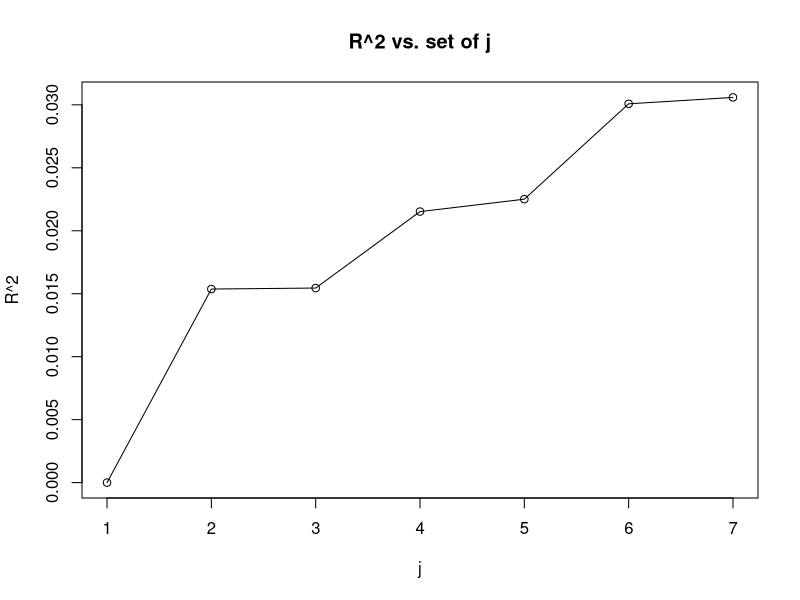

Generate this figure with R:
getwd()
dt <- read.csv("./HW3/Equity_Premium.csv")
time <- dt$Time
y <- dt$y
x_dfy <- dt$x_dfy
x_infl <- dt$x_infl
x_svar <- dt$x_svar
x_tms <- dt$x_tms
x_tbl <- dt$x_tbl
x_dfr <- dt$x_dfr
x_dp <- dt$x_dp
x_ltr <- dt$x_ltr
x_ep <- dt$x_ep
x_bmr <- dt$x_bmr
x_ntis <- dt$x_ntis

x <- cbind(1, x_dfy, x_infl, x_svar, x_tms, x_tbl, x_dfr)
#Y = X'beta + epsilon
#please compute LS estimater of beta by using the formula beta_hat = (X'X)^-1X'y

# Calculate X'X
X_transpose_X <- t(x) %*% x

beta_hat <- solve(X_transpose_X) %*% t(x) %*% y
print("beta_hat")
print(beta_hat)

#please compute the LS estimator of beta by FWL theorem
x1 <- cbind(1, x_dfy, x_infl, x_svar)
x2 <- cbind(x_tms, x_tbl, x_dfr)

m1 <- diag(nrow(x1)) - x1 %*% solve(t(x1) %*% x1) %*% t(x1)
m2 <- diag(nrow(x2)) - x2 %*% solve(t(x2) %*% x2) %*% t(x2)

beta_hat1 <- solve(t(m2 %*% x1) %*% m2 %*% x1) %*% t(m2 %*% x1) %*% m2 %*% y
beta_hat2 <- solve(t(m1 %*% x2) %*% m1 %*% x2) %*% t(m1 %*% x2) %*% m1 %*% y

beta_hat_fwl <- matrix(t(c(beta_hat1, beta_hat2)))
print("beta_hat_fwl")
print(beta_hat_fwl)

#compute R square of a set of variables
compute_R2 <- function(x, y) {
  # Calculate beta_hat
  beta_hat <- solve(t(x) %*% x) %*% t(x) %*% y
  
  # Calculate y_hat
  y_hat <- x %*% beta_hat
  
  # Calculate R^2
  R2 <- 1 - sum((y - y_hat)^2) / sum((y - mean(y))^2)
  
  return(R2)
}

rsquare_list <- c()

for(i in 1:7) {
    x_subset <- x[, 1:i]
    R2 <- compute_R2(x_subset, y)
    rsquare_list <- c(rsquare_list, R2)
}

png("./HW3/plot.png")
plot(1:7, rsquare_list, type = "o", xlab = "j", ylab = "R^2", main = "R^2 vs. set of j")
dev.off()
#save the plot
